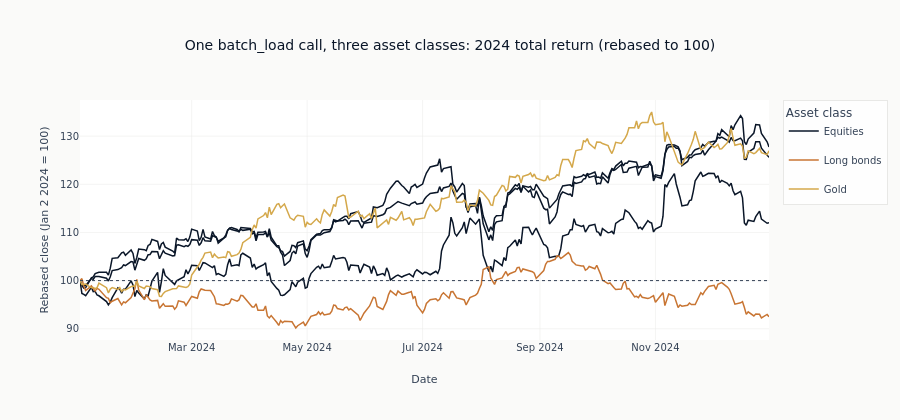

The notebook cell saved with this chart:
### Markdown cell above
### Batch Fetch: Multiple Symbols

`batch_load` fetches multiple symbols in parallel and returns a single
stacked DataFrame — the standard multi-asset format used throughout the book.

### Code cell
# Fetch 5 ETFs in parallel
etf_symbols = ["SPY", "QQQ", "IWM", "TLT", "GLD"]
etf_data = dm.batch_load(
    symbols=etf_symbols,
    start="2024-01-01",
    end="2024-12-31",
    provider="yahoo",
    max_workers=4,
)

print(f"Combined: {etf_data.shape[0]:,} rows across {etf_data['symbol'].n_unique()} symbols")

# The stacked frame is easier to read as a picture than as a row count. Rebase
# each ETF's close to 100 at the first 2024 session and color by asset class:
# the batch is one call, but the panel spans equities (SPY/QQQ/IWM), long bonds
# (TLT), and gold (GLD). Color carries the asset class, not the ticker — the
# three equity lines move as a bundle while bonds and gold pull away, which is
# exactly the cross-asset dispersion a multi-asset loader exists to capture.
etf_rebased = etf_data.sort("timestamp").with_columns(
    (pl.col("close") / pl.col("close").first().over("symbol") * 100).alias("rebased")
)

etf_class = {
    "SPY": "Equities",
    "QQQ": "Equities",
    "IWM": "Equities",
    "TLT": "Long bonds",
    "GLD": "Gold",
}
class_color = {"Equities": COLORS["blue"], "Long bonds": COLORS["copper"], "Gold": COLORS["amber"]}

fig = go.Figure()
seen: set[str] = set()
for sym in etf_symbols:
    s = etf_rebased.filter(pl.col("symbol") == sym)
    cls = etf_class[sym]
    fig.add_trace(
        go.Scatter(
            x=s["timestamp"].to_list(),
            y=s["rebased"].to_list(),
            mode="lines",
            line=dict(color=class_color[cls], width=1.5),
            name=cls,
            legendgroup=cls,
            showlegend=cls not in seen,
            text=sym,
            hovertemplate="%{text}: %{y:.1f}<extra></extra>",
        )
    )
    seen.add(cls)
fig.add_hline(y=100, line=dict(color=COLORS["neutral"], width=1, dash="dot"))
fig.update_layout(
    title="One batch_load call, three asset classes: 2024 total return (rebased to 100)",
    xaxis_title="Date",
    yaxis_title="Rebased close (Jan 2 2024 = 100)",
    height=420,
    legend_title="Asset class",
)
fig.show()

### Figure 1 — Plotly figure (JSON) as saved in the notebook; plotly's stock layout.template omitted (floating-point values rounded to 4 significant figures; data arrays with more than 128 entries replaced by an {"elided": "..."} marker saying what was removed)
{"data": [{"hovertemplate": "%{text}: %{y:.1f}<extra></extra>", "legendgroup": "Equities", "line": {"color": "#0a1628", "width": 1.5}, "mode": "lines", "name": "Equities", "showlegend": true, "text": "SPY", "type": "scatter", "x": {"elided": "252 str values"}, "y": {"elided": "252 float values"}}, {"hovertemplate": "%{text}: %{y:.1f}<extra></extra>", "legendgroup": "Equities", "line": {"color": "#0a1628", "width": 1.5}, "mode": "lines", "name": "Equities", "showlegend": false, "text": "QQQ", "type": "scatter", "x": {"elided": "252 str values"}, "y": {"elided": "252 float values"}}, {"hovertemplate": "%{text}: %{y:.1f}<extra></extra>", "legendgroup": "Equities", "line": {"color": "#0a1628", "width": 1.5}, "mode": "lines", "name": "Equities", "showlegend": false, "text": "IWM", "type": "scatter", "x": {"elided": "252 str values"}, "y": {"elided": "252 float values"}}, {"hovertemplate": "%{text}: %{y:.1f}<extra></extra>", "legendgroup": "Long bonds", "line": {"color": "#C87533", "width": 1.5}, "mode": "lines", "name": "Long bonds", "showlegend": true, "text": "TLT", "type": "scatter", "x": {"elided": "252 str values"}, "y": {"elided": "252 float values"}}, {"hovertemplate": "%{text}: %{y:.1f}<extra></extra>", "legendgroup": "Gold", "line": {"color": "#D4A84B", "width": 1.5}, "mode": "lines", "name": "Gold", "showlegend": true, "text": "GLD", "type": "scatter", "x": {"elided": "252 str values"}, "y": {"elided": "252 float values"}}], "layout": {"height": 420, "legend": {"title": {"text": "Asset class"}}, "shapes": [{"line": {"color": "#334155", "dash": "dot", "width": 1}, "type": "line", "x0": 0, "x1": 1, "xref": "x domain", "y0": 100, "y1": 100, "yref": "y"}], "title": {"text": "One batch_load call, three asset classes: 2024 total return (rebased to 100)"}, "xaxis": {"title": {"text": "Date"}}, "yaxis": {"title": {"text": "Rebased close (Jan 2 2024 = 100)"}}}}
